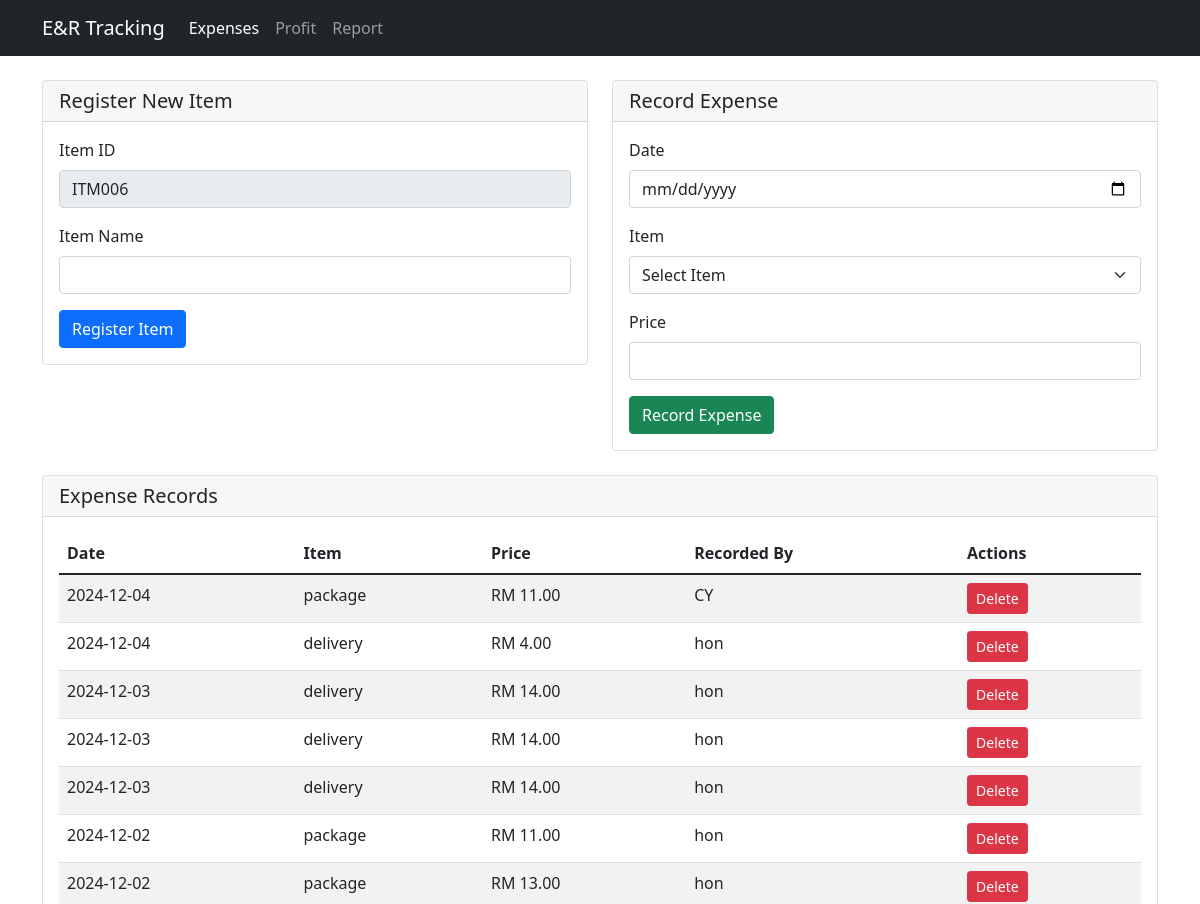
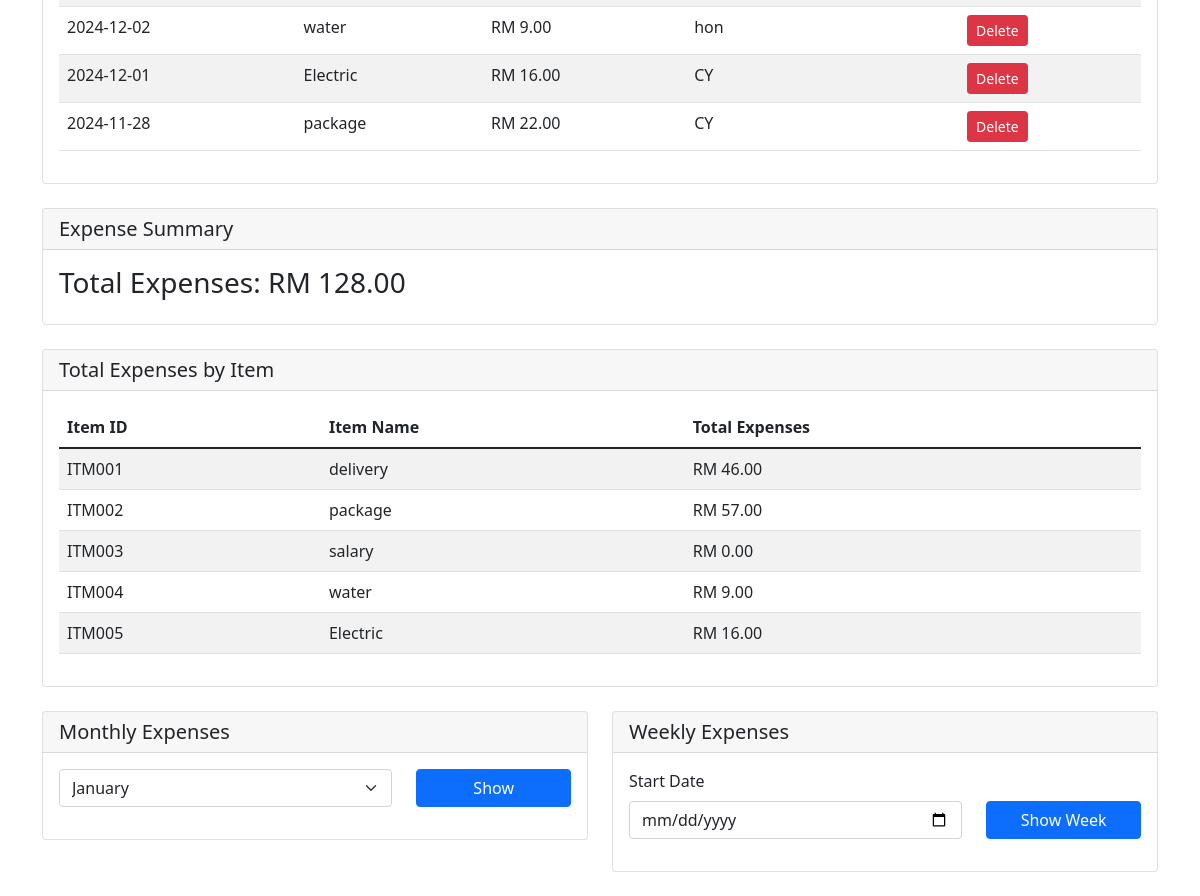
/expenses_revenue/expenses.php, run on the app's committed database (2 pictures, top to bottom).
### tables this page shows
CREATE TABLE `expenses` (
  `id` int NOT NULL,
  `date` date NOT NULL,
  `item_id` int NOT NULL,
  `price` decimal(10,2) NOT NULL,
  `recorded_by` varchar(50) DEFAULT NULL
);

CREATE TABLE `items` (
  `id` int NOT NULL,
  `item_id` varchar(20) NOT NULL,
  `item_name` varchar(100) NOT NULL
);

### expenses_revenue/expenses.php (the view, shortened to what this page needs)
<?php
include 'database.php';
function formatCurrency($amount) {
    return "RM " . number_format($amount, 2);
}
$latest_item = $conn->query("
    SELECT item_id
    FROM items
    WHERE item_id != ''
    ORDER BY CAST(SUBSTRING(item_id, 4) AS UNSIGNED) DESC
    LIMIT 1
")->fetch_assoc();
$next_item_id = '001';
if ($latest_item) {
    $latest_num = intval(substr($latest_item['item_id'], 3));
    $next_item_id = sprintf("%03d", $latest_num + 1);
}
$next_item_id = 'ITM' . $next_item_id;
$total_expenses = $conn->query("SELECT SUM(price) AS total FROM expenses")->fetch_assoc()['total'] ?? 0;
?>
<!DOCTYPE html>
<html lang="en">
<head>
    <link href="https://cdn.jsdelivr.net/npm/bootstrap@5.1.3/dist/css/bootstrap.min.css" rel="stylesheet">
</head>
<body>
<nav class="navbar navbar-expand-lg navbar-dark bg-dark">
            <div class="container">
                <a class="navbar-brand" href="dashboard.php">E&R Tracking</a>
                <div class="collapse navbar-collapse" id="navbarNav">
                    <ul class="navbar-nav me-auto">
                        <li class="nav-item">
                            <a class="nav-link <?php echo basename($_SERVER['PHP_SELF']) == 'expenses.php' ? 'active' : ''; ?>"
                            href="expenses.php">Expenses</a>
                        </li>
                        <li class="nav-item">
                            <a class="nav-link <?php echo basename($_SERVER['PHP_SELF']) == 'profit.php' ? 'active' : ''; ?>"
                            href="profit.php">Profit</a>
                        </li>
                        <li class="nav-item">
                            <a class="nav-link <?php echo basename($_SERVER['PHP_SELF']) == 'report.php' ? 'active' : ''; ?>"
                            href="report.php">Report</a>
                        </li>
                    </ul>
                </div>
            </div>
        </nav>
    <div class="container mt-4">
        <div class="row">
            <div class="col-md-6 mb-4">
                <div class="card">
                    <div class="card-header">
                        <h5 class="card-title mb-0">Register New Item</h5>
                    </div>
                    <div class="card-body">
                        <form method="POST" id="itemRegistrationForm">
                            <div class="mb-3">
                                <label for="item_id" class="form-label">Item ID</label>
                                <input type="text" class="form-control" id="item_id" name="item_id"
                                       value="<?php echo htmlspecialchars($next_item_id); ?>" readonly>
                            </div>
                            <div class="mb-3">
                                <label for="item_name" class="form-label">Item Name</label>
                                <input type="text" class="form-control" id="item_name" name="item_name" required>
                            </div>
                            <button type="submit" name="register_item" class="btn btn-primary">Register Item</button>
                        </form>
                    </div>
                </div>
            </div>
            <div class="col-md-6 mb-4">
                <div class="card">
                    <div class="card-header">
                        <h5 class="card-title mb-0">Record Expense</h5>
                    </div>
                    <div class="card-body">
                        <form method="POST">
                            <div class="mb-3">
                                <label for="date" class="form-label">Date</label>
                                <input type="date" class="form-control" id="date" name="date" required>
                            </div>
                            <div class="mb-3">
                                <label for="item_id" class="form-label">Item</label>
                                <select class="form-select" id="item_id" name="item_id" required>
                                    <option value="">Select Item</option>
                                </select>
                            </div>
                            <div class="mb-3">
                                <label for="price" class="form-label">Price</label>
                                <input type="number" step="0.01" class="form-control" id="price" name="price" required>
                            </div>
                            <button type="submit" name="record_expense" class="btn btn-success">Record Expense</button>
                        </form>
                    </div>
                </div>
            </div>
        </div>
        <div class="card mb-4">
            <div class="card-header">
                <h5 class="card-title mb-0">Expense Records</h5>
            </div>
            <div class="card-body">
                <table class="table table-striped">
                    <thead>
                        <tr>
                            <th>Date</th>
                            <th>Item</th>
                            <th>Price</th>
                            <th>Recorded By</th>
                            <th>Actions</th>
                        </tr>
                    </thead>
                    <tbody>
                        <?php
                        $expenses = $conn->query("
                            SELECT e.*, i.item_name
                            FROM expenses e
                            JOIN items i ON e.item_id = i.id
                            ORDER BY e.date DESC
                        ");
                        while ($expense = $expenses->fetch_assoc()):
                        ?>
                        <tr>
                            <td><?php echo $expense['date']; ?></td>
                            <td><?php echo $expense['item_name']; ?></td>
                            <td><?php echo formatCurrency($expense['price']); ?></td>
                            <td><?php echo $expense['recorded_by']; ?></td>
                            <td>
                                <form method="POST" class="d-inline">
                                    <button type="submit" name="delete_expense" class="btn btn-danger btn-sm">Delete</button>
                                </form>
                            </td>
                        </tr>
                        <?php endwhile; ?>
                    </tbody>
                </table>
            </div>
        </div>
        <div class="card mb-4">
            <div class="card-header">
                <h5 class="card-title mb-0">Expense Summary</h5>
            </div>
            <div class="card-body">
                <h3>Total Expenses: <?php echo formatCurrency($total_expenses); ?></h3>
            </div>
        </div>
        <div class="card mb-4">
            <div class="card-header">
                <h5 class="card-title mb-0">Total Expenses by Item</h5>
            </div>
            <div class="card-body">
                <div class="table-responsive">
                    <table class="table table-striped">
                        <thead>
                            <tr>
                                <th>Item ID</th>
                                <th>Item Name</th>
                                <th>Total Expenses</th>
                            </tr>
                        </thead>
                        <tbody>
                            <?php
                            $item_totals = $conn->query("
                                SELECT i.item_id, i.item_name, COALESCE(SUM(e.price), 0) as total_expense
                                FROM items i
                                LEFT JOIN expenses e ON i.id = e.item_id
                                GROUP BY i.id, i.item_id, i.item_name
                                ORDER BY i.item_id
                            ");
                            while ($item = $item_totals->fetch_assoc()):
                            ?>
                            <tr>
                                <td><?php echo htmlspecialchars($item['item_id']); ?></td>
                                <td><?php echo htmlspecialchars($item['item_name']); ?></td>
                                <td><?php echo formatCurrency($item['total_expense']); ?></td>
                            </tr>
                            <?php endwhile; ?>
                        </tbody>
                    </table>
                </div>
            </div>
        </div>
        <div class="row mt-4">
            <div class="col-md-6 mb-4">
                <div class="card">
                    <div class="card-header">
                        <h5 class="card-title mb-0">Monthly Expenses</h5>
                    </div>
                    <div class="card-body">
                        <form method="GET" class="mb-3">
                            <div class="row">
                                <div class="col-md-8">
                                    <select name="month" class="form-select">
                                        <?php
                                        for ($m = 1; $m <= 12; $m++) {
                                            $selected = (isset($_GET['month']) && $_GET['month'] == $m) ? 'selected' : '';
                                            echo "<option value='$m' $selected>" . date('F', mktime(0, 0, 0, $m, 1)) . "</option>";
                                        }
                                        ?>
                                    </select>
                                </div>
                                <div class="col-md-4">
                                    <button type="submit" class="btn btn-primary w-100">Show</button>
                                </div>
                            </div>
                        </form>
                    </div>
                </div>
            </div>
            <div class="col-md-6 mb-4">
                <div class="card">
                    <div class="card-header">
                        <h5 class="card-title mb-0">Weekly Expenses</h5>
                    </div>
                    <div class="card-body">
                        <form method="GET" class="mb-3">
                            <div class="row">
                                <div class="col-md-8">
                                    <label class="form-label">Start Date</label>
                                    <input type="date" name="start_date" class="form-control"
                                           value="<?php echo $_GET['start_date'] ?? ''; ?>" required>
                                </div>
                                <div class="col-md-4">
                                    <label class="form-label">&nbsp;</label>
                                    <button type="submit" class="btn btn-primary w-100">Show Week</button>
                                </div>
                            </div>
                        </form>
                    </div>
                </div>
            </div>
        </div>
    </div>
</body>
</html>

### data on the page
expenses: date "2024-12-04", item.item_name "package", price "RM 11.00", recorded_by "CY"
expenses: date "2024-12-04", item.item_name "delivery", price "RM 4.00", recorded_by "hon"
expenses: date "2024-12-03", item.item_name "delivery", price "RM 14.00", recorded_by "hon"
expenses: date "2024-12-03", item.item_name "delivery", price "RM 14.00", recorded_by "hon"
expenses: date "2024-12-03", item.item_name "delivery", price "RM 14.00", recorded_by "hon"
expenses: date "2024-12-02", item.item_name "package", price "RM 11.00", recorded_by "hon"
expenses: date "2024-12-02", item.item_name "package", price "RM 13.00", recorded_by "hon"
expenses: date "2024-12-02", item.item_name "water", price "RM 9.00", recorded_by "hon"
expenses: date "2024-12-01", item.item_name "Electric", price "RM 16.00", recorded_by "CY"
expenses: date "2024-11-28", item.item_name "package", price "RM 22.00", recorded_by "CY"

### other printed values
formatCurrency($total_expenses) "RM 128.00"
$item['item_id'] "ITM001"
$item['item_name'] "delivery"
formatCurrency($item['total_expense']) "RM 46.00"
$item['item_id'] "ITM002"
$item['item_name'] "package"
formatCurrency($item['total_expense']) "RM 57.00"
$item['item_id'] "ITM003"
$item['item_name'] "salary"
formatCurrency($item['total_expense']) "RM 0.00"
$item['item_id'] "ITM004"
$item['item_name'] "water"
formatCurrency($item['total_expense']) "RM 9.00"
$item['item_id'] "ITM005"
$item['item_name'] "Electric"
